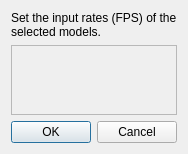
<?xml version="1.0" encoding="UTF-8"?>
<ui version="4.0">
 <class>InputRateDialog</class>
 <widget class="QDialog" name="InputRateDialog">
  <property name="geometry">
   <rect>
    <x>0</x>
    <y>0</y>
    <width>560</width>
    <height>480</height>
   </rect>
  </property>
  <property name="windowTitle">
   <string>Set Input Data Rates (FPS)</string>
  </property>
  <layout class="QVBoxLayout" name="verticalLayout">
   <property name="sizeConstraint">
    <enum>QLayout::SetFixedSize</enum>
   </property>
   <item>
    <widget class="QLabel" name="label">
     <property name="text">
      <string>Set the input rates (FPS) of the selected models.</string>
     </property>
     <property name="wordWrap">
      <bool>true</bool>
     </property>
    </widget>
   </item>
   <item>
    <widget class="QScrollArea" name="scrollArea">
     <property name="sizePolicy">
      <sizepolicy hsizetype="Preferred" vsizetype="Fixed">
       <horstretch>0</horstretch>
       <verstretch>0</verstretch>
      </sizepolicy>
     </property>
     <property name="sizeAdjustPolicy">
      <enum>QAbstractScrollArea::AdjustToContents</enum>
     </property>
     <property name="widgetResizable">
      <bool>true</bool>
     </property>
     <widget class="QWidget" name="scrollAreaWidgetContents">
      <property name="geometry">
       <rect>
        <x>0</x>
        <y>0</y>
        <width>400</width>
        <height>68</height>
       </rect>
      </property>
      <layout class="QGridLayout" name="rates_container"/>
     </widget>
    </widget>
   </item>
   <item>
    <widget class="QDialogButtonBox" name="buttonBox">
     <property name="standardButtons">
      <set>QDialogButtonBox::Cancel|QDialogButtonBox::Ok</set>
     </property>
    </widget>
   </item>
  </layout>
 </widget>
 <resources/>
 <connections>
  <connection>
   <sender>buttonBox</sender>
   <signal>accepted()</signal>
   <receiver>InputRateDialog</receiver>
   <slot>accept()</slot>
   <hints>
    <hint type="sourcelabel">
     <x>248</x>
     <y>439</y>
    </hint>
    <hint type="destinationlabel">
     <x>249</x>
     <y>245</y>
    </hint>
   </hints>
  </connection>
  <connection>
   <sender>buttonBox</sender>
   <signal>rejected()</signal>
   <receiver>InputRateDialog</receiver>
   <slot>reject()</slot>
   <hints>
    <hint type="sourcelabel">
     <x>316</x>
     <y>439</y>
    </hint>
    <hint type="destinationlabel">
     <x>316</x>
     <y>245</y>
    </hint>
   </hints>
  </connection>
 </connections>
</ui>
